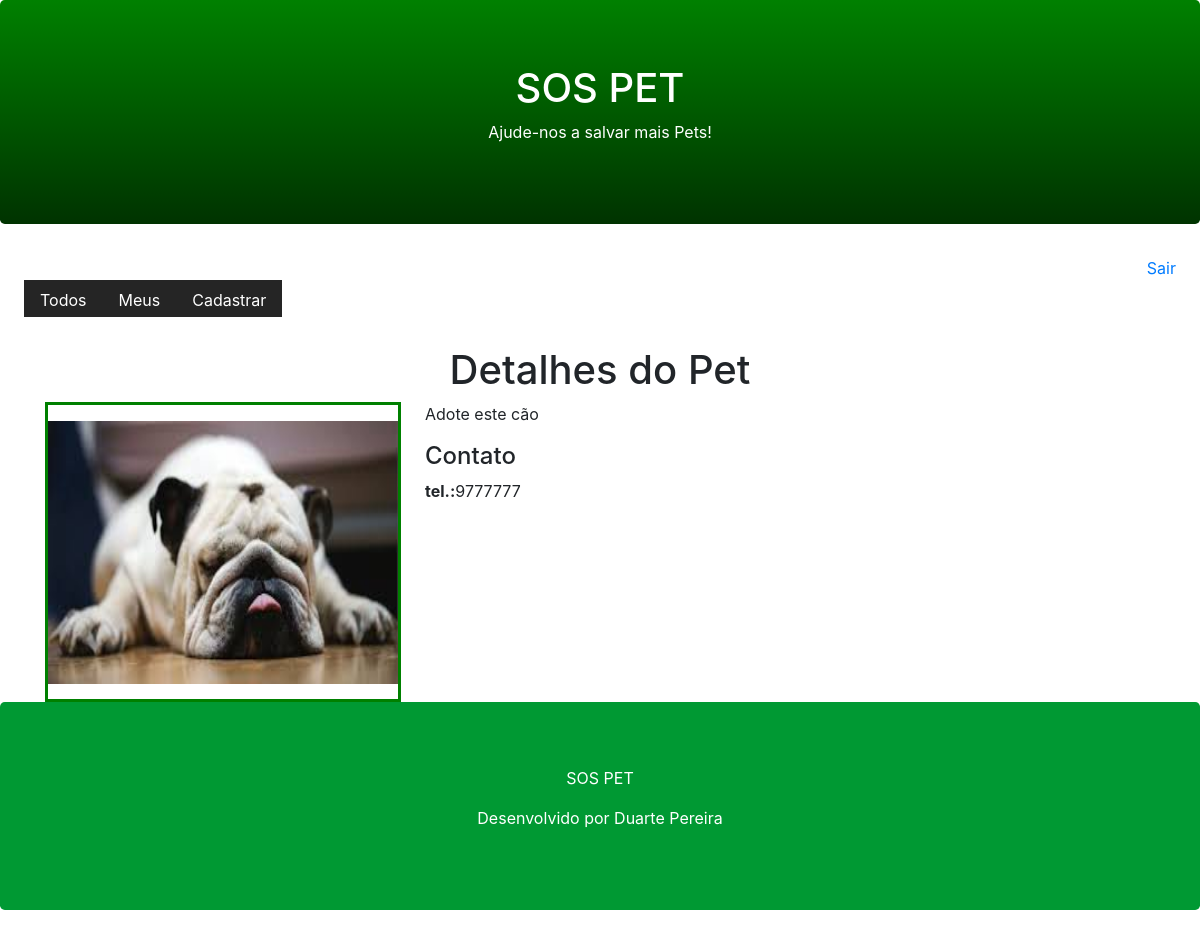
The app's page /pet/detail/4/ with its own data.
### core/models.py (models this page shows, shortened)
class Pet(models.Model):
    city = models.CharField(max_length=100)
    description = models.TextField()
    phone = models.CharField(max_length=11)
    email = models.EmailField()
    begin_date = models.DateTimeField(auto_now_add=True)
    photo = models.ImageField(upload_to='pet')
    active =models.BooleanField(default=True)
    user = models.ForeignKey(User, on_delete = models.CASCADE)

### core/views.py (the view)
# urls.py: path('pet/detail/<id>/', views.pet_detail),
def pet_detail(request, id):
    pet = Pet.objects.get(active=True, id=id)
    return render(request, 'pet.html', {'pet':pet})

### templates/Pet.html
{% extends "model-page.html" %}
{% block content %}
<div class="container">
<h1 class="text-center">Detalhes do Pet</h1>
    <div class="row">
        <div class="col-sm-4">
            <div style="border-color: green; border-style: solid; width: 356px; height: 300px;">
                <img src="{{ pet.photo.url }}" width="350" height="263" style="margin-top: 16px">
            </div>
        </div>
        <div class="col-sm-8">
            <p>{{ pet.description }}</p>
            <h4>Contato</h4>
            <p><b>tel.:</b>{{ pet.phone }}</p>
        </div>
    </div>
</div>
{% endblock %}

### records on screen
Pet: photo (picture), description "Adote este cão", phone "9777777"
